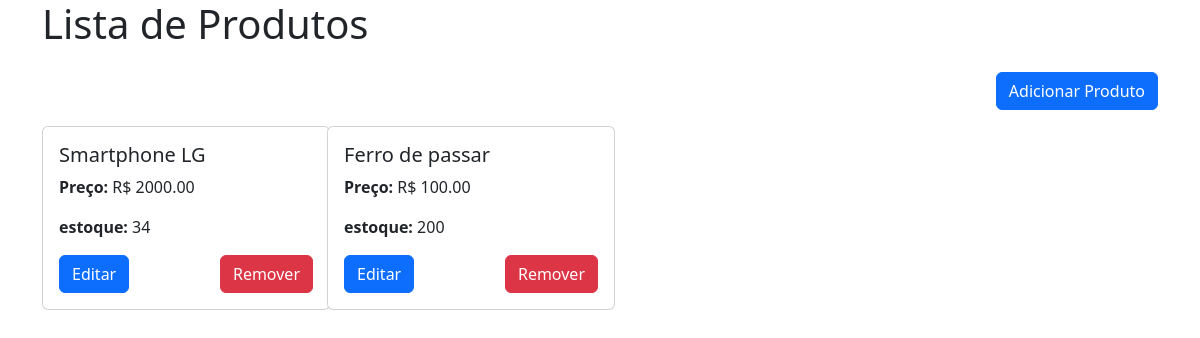
/produtos/, run on the app's committed database.
### produtos/models.py (models this page shows, shortened)
class Produto(models.Model):
    nome = models.CharField(max_length=100)
    preco = models.DecimalField(max_digits=10, decimal_places=2)
    estoque = models.IntegerField()

### produtos/views.py (the view)
# urls.py: 2. Add a URL to urlpatterns:  path('', views.home, name='home')
def home(request):
    produtos = Produto.objects.all()
    return render(request, 'index.html', { 'produtos': produtos })

### produtos/templates/index.html
{% extends 'base.html' %}
{% block content %}
  <div class="container">
    <h1>Lista de Produtos </h1>
    <div class="py-3 d-flex justify-content-end">
      <a href="{% url 'add' %}" class="btn btn-primary">Adicionar Produto</a>
    </div>
    <div class="row">
      {% for produto in produtos %}
      <div class="col-3">
        <div class="card" style="width: 18rem;">
          <div class="card-body">
            <h5 class="card-title">{{ produto.nome }}</h5>
            <p class="card-text">
              <b>Preço: </b> R$ {{ produto.preco }}
            </p>
            <p class="card-text">
              <b>estoque: </b> {{ produto.estoque }}
            </p>
            <div class="d-flex justify-content-between">
              <a href="{% url 'edit' produto.id %}" class="btn btn-primary">Editar</a>
              <a href="{% url 'delete' produto.id %}" class="btn btn-danger">Remover</a>
            </div>
          </div>
        </div>
      </div>
      {% endfor %}
  </div>
{% endblock %}

### data on the page
Produto: nome "Smartphone LG", preco "2000.00", estoque "34"
Produto: nome "Ferro de passar", preco "100.00", estoque "200"
